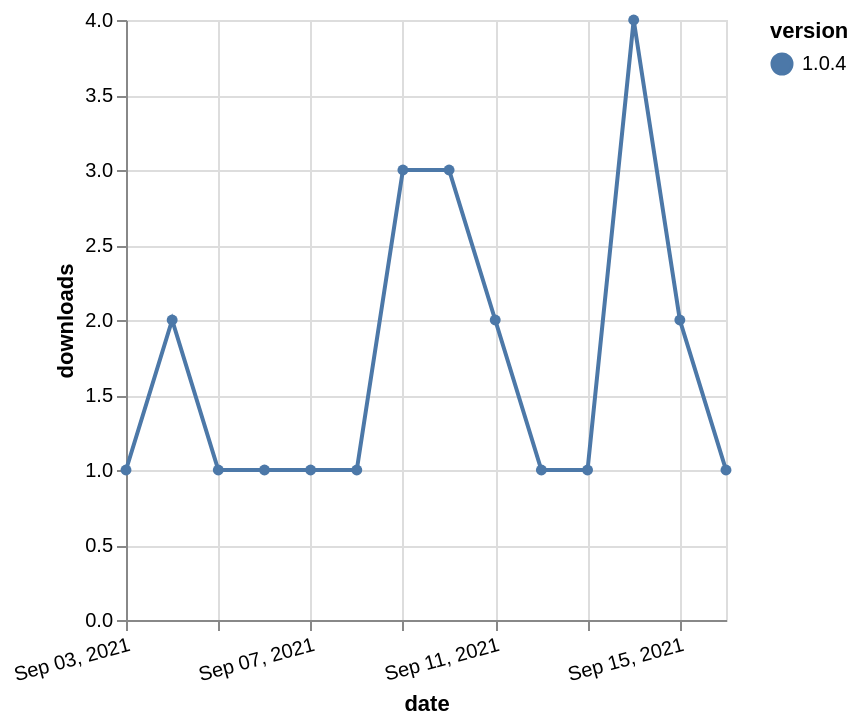

Write a Vega-Lite specification for this figure.
### Vega-Lite specification from a JSON file in a GitHub repository (floating-point values rounded to 4 significant figures)
{"$schema": "https://vega.github.io/schema/vega-lite/v5.json", "description": "A simple bar chart with embedded data.", "data": {"values": [{"date": "2021-09-03", "total": 128749, "delta": 1, "version": "1.0.4"}, {"date": "2021-09-04", "total": 128751, "delta": 2, "version": "1.0.4"}, {"date": "2021-09-05", "total": 128752, "delta": 1, "version": "1.0.4"}, {"date": "2021-09-06", "total": 128753, "delta": 1, "version": "1.0.4"}, {"date": "2021-09-07", "total": 128754, "delta": 1, "version": "1.0.4"}, {"date": "2021-09-08", "total": 128755, "delta": 1, "version": "1.0.4"}, {"date": "2021-09-09", "total": 128758, "delta": 3, "version": "1.0.4"}, {"date": "2021-09-10", "total": 128761, "delta": 3, "version": "1.0.4"}, {"date": "2021-09-11", "total": 128763, "delta": 2, "version": "1.0.4"}, {"date": "2021-09-12", "total": 128764, "delta": 1, "version": "1.0.4"}, {"date": "2021-09-13", "total": 128765, "delta": 1, "version": "1.0.4"}, {"date": "2021-09-14", "total": 128769, "delta": 4, "version": "1.0.4"}, {"date": "2021-09-15", "total": 128771, "delta": 2, "version": "1.0.4"}, {"date": "2021-09-16", "total": 128772, "delta": 1, "version": "1.0.4"}]}, "width": "container", "mark": {"type": "line", "point": {"filled": true}}, "encoding": {"x": {"field": "date", "type": "temporal", "timeUnit": "yearmonthdate", "title": "date", "axis": {"labelAngle": -15}}, "y": {"field": "delta", "type": "quantitative", "title": "downloads"}, "color": {"field": "version", "type": "nominal"}, "tooltip": {"field": "delta"}}}
